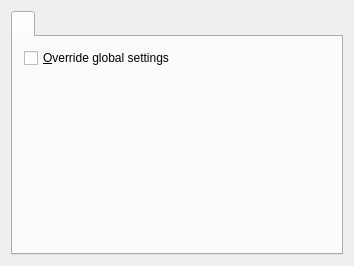
<ui version="4.0" >
 <class>PrefConfigBase</class>
 <widget class="QWidget" name="PrefConfigBase" >
  <property name="geometry" >
   <rect>
    <x>0</x>
    <y>0</y>
    <width>354</width>
    <height>266</height>
   </rect>
  </property>
  <property name="windowTitle" >
   <string>Form1</string>
  </property>
  <layout class="QVBoxLayout" >
   <property name="margin" >
    <number>11</number>
   </property>
   <property name="spacing" >
    <number>6</number>
   </property>
   <item>
    <widget class="QTabWidget" name="tabWnd" >
     <widget class="QWidget" name="tab" >
      <attribute name="title" >
       <string/>
      </attribute>
      <layout class="QVBoxLayout" >
       <property name="margin" >
        <number>11</number>
       </property>
       <property name="spacing" >
        <number>6</number>
       </property>
       <item>
        <widget class="QCheckBox" name="chkOverride" >
         <property name="text" >
          <string>&amp;Override global settings</string>
         </property>
        </widget>
       </item>
       <item>
        <widget class="QChildWidget" native="1" name="addWnd" />
       </item>
      </layout>
     </widget>
    </widget>
   </item>
  </layout>
 </widget>
 <customwidgets>
  <customwidget>
   <class>QChildWidget</class>
   <extends>QWidget</extends>
   <header>qchildwidget.h</header>
   <container>1</container>
  </customwidget>
 </customwidgets>
 <resources/>
 <connections/>
</ui>
